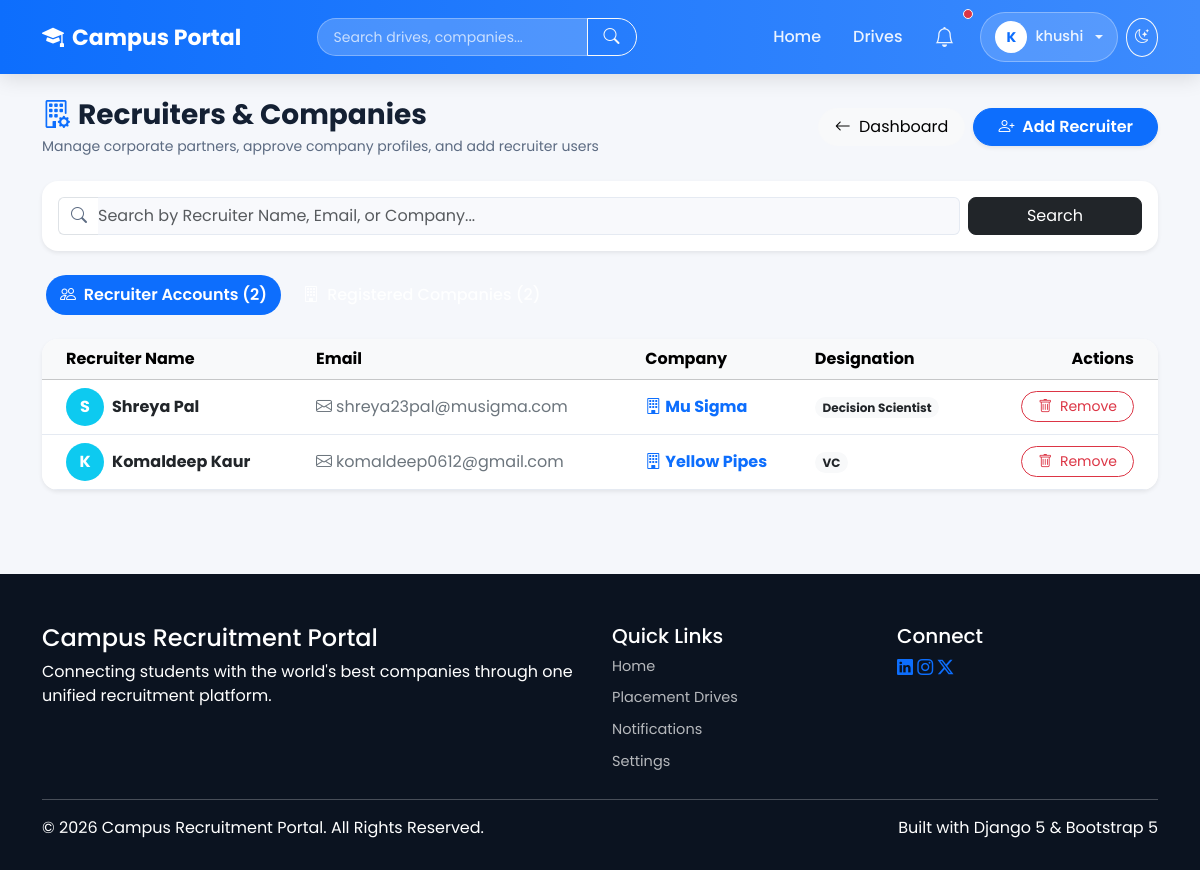
The app's page /placement/recruiters/ (signed in) with its own data.
### accounts/models.py (models this page shows, shortened)
class CustomUser(AbstractUser):
    ROLE_CHOICES = [
        ("student", "Student"),
        ("recruiter", "Recruiter"),
        ("placement_officer", "Placement Officer"),
    ]
    email = models.EmailField(unique=True)
    phone_number = models.CharField(
        max_length=15,
        blank=True
    )
    role = models.CharField(
        max_length=25,
        choices=ROLE_CHOICES,
        default="student",
    )
    objects = CustomUserManager()
    USERNAME_FIELD = "email"
    REQUIRED_FIELDS = ["username"]

### recruiters/models.py (models this page shows, shortened)
class RecruiterProfile(models.Model):
    user = models.OneToOneField(
        CustomUser,
        on_delete=models.CASCADE
    )
    company_name = models.CharField(max_length=150)
    designation = models.CharField(max_length=100)
    company_website = models.URLField(blank=True)

### placement/views.py (the view, shortened to what this page needs)
# urls.py: path("recruiters/", views.manage_recruiters, name="placement_manage_recruiters"),
@login_required
def manage_recruiters(request):
    recruiters = RecruiterProfile.objects.select_related("user").order_by("-id")
    companies = Company.objects.select_related("recruiter").order_by("-id")
    search_query = request.GET.get("search", "")
    context = {
        "recruiters": recruiters,
        "companies": companies,
        "search_query": search_query,
    }
    return render(request, "placement/recruiters.html", context)

### templates/placement/recruiters.html (shortened to what this page needs)
{% extends "base.html" %}
{% block content %}
<div class="container py-4">
    <div class="d-flex flex-column flex-md-row align-items-md-center justify-content-between mb-4">
        <div>
            <h3 class="fw-bold mb-1"><i class="bi bi-building-gear text-primary me-2"></i>Recruiters & Companies</h3>
            <p class="text-muted small mb-0">Manage corporate partners, approve company profiles, and add recruiter users</p>
        </div>
        <div class="mt-3 mt-md-0 d-flex gap-2">
            <a href="{% url 'placement_dashboard' %}" class="btn btn-light rounded-pill px-3">
                <i class="bi bi-arrow-left me-1"></i> Dashboard
            </a>
            <a href="{% url 'placement_add_recruiter' %}" class="btn btn-primary rounded-pill px-4 shadow-sm fw-semibold">
                <i class="bi bi-person-plus me-1"></i> Add Recruiter
            </a>
        </div>
    </div>
    <div class="card border-0 shadow-sm rounded-4 p-3 bg-white mb-4">
        <form method="GET" class="row g-2 align-items-center">
            <div class="col-md-10">
                <div class="input-group">
                    <span class="input-group-text bg-transparent border-end-0"><i class="bi bi-search text-muted"></i></span>
                    <input type="text" name="search" class="form-control border-start-0 ps-0" placeholder="Search by Recruiter Name, Email, or Company..." value="{{ search_query }}">
                </div>
            </div>
            <div class="col-md-2 d-grid">
                <button type="submit" class="btn btn-dark rounded-3">Search</button>
            </div>
        </form>
    </div>
    <ul class="nav nav-pills mb-4" id="pills-tab" role="tablist">
        <li class="nav-item" role="presentation">
            <button class="nav-link active rounded-pill px-4" id="pills-recruiters-tab" data-bs-toggle="pill" data-bs-target="#pills-recruiters" type="button">
                <i class="bi bi-people me-1"></i> Recruiter Accounts ({{ recruiters.count }})
            </button>
        </li>
        <li class="nav-item" role="presentation">
            <button class="nav-link rounded-pill px-4 ms-2" id="pills-companies-tab" data-bs-toggle="pill" data-bs-target="#pills-companies" type="button">
                <i class="bi bi-building me-1"></i> Registered Companies ({{ companies.count }})
            </button>
        </li>
    </ul>
    <div class="tab-content" id="pills-tabContent">
        <div class="tab-pane fade show active" id="pills-recruiters" role="tabpanel">
            {% if recruiters %}
            <div class="card border-0 shadow-sm rounded-4 bg-white overflow-hidden">
                <div class="table-responsive">
                    <table class="table table-hover align-middle mb-0">
                        <thead class="table-light">
                            <tr>
                                <th class="ps-4">Recruiter Name</th>
                                <th>Email</th>
                                <th>Company</th>
                                <th>Designation</th>
                                <th class="text-end pe-4">Actions</th>
                            </tr>
                        </thead>
                        <tbody>
                            {% for recruiter in recruiters %}
                            <tr>
                                <td class="ps-4">
                                    <div class="d-flex align-items-center">
                                        <div class="avatar-sm bg-info text-white rounded-circle d-flex align-items-center justify-content-center me-2 fw-bold" style="width:38px;height:38px;">
                                            {{ recruiter.user.first_name|default:recruiter.user.username|first|upper }}
                                        </div>
                                        <div class="fw-bold text-dark">{{ recruiter.user.get_full_name|default:recruiter.user.username }}</div>
                                    </div>
                                </td>
                                <td><span class="text-secondary"><i class="bi bi-envelope me-1"></i>{{ recruiter.user.email }}</span></td>
                                <td><span class="fw-bold text-primary"><i class="bi bi-building me-1"></i>{{ recruiter.company_name }}</span></td>
                                <td><span class="badge bg-light text-dark rounded-pill">{{ recruiter.designation }}</span></td>
                                <td class="text-end pe-4">
                                    <a href="{% url 'placement_delete_recruiter' recruiter.id %}" class="btn btn-sm btn-outline-danger rounded-pill px-3">
                                        <i class="bi bi-trash me-1"></i> Remove
                                    </a>
                                </td>
                            </tr>
                            {% endfor %}
                        </tbody>
                    </table>
                </div>
            </div>
            {% else %}
            <div class="card border-0 shadow-sm rounded-4 p-5 text-center bg-white">
                <p class="text-muted mb-0">No recruiters found.</p>
            </div>
            {% endif %}
        </div>
    </div>
</div>
{% endblock %}

### templates/base.html (shortened to what this page needs)
<!DOCTYPE html>
<html lang="en">
<head>
<link href="https://cdn.jsdelivr.net/npm/bootstrap@5.3.3/dist/css/bootstrap.min.css" rel="stylesheet">
<link rel="stylesheet" href="https://cdn.jsdelivr.net/npm/bootstrap-icons@1.11.3/font/bootstrap-icons.min.css">
</head>
<body>
<nav class="navbar navbar-expand-lg sticky-top">
<div class="container">
    <a class="navbar-brand" href="/"><i class="bi bi-mortarboard-fill"></i> Campus Portal</a>
    <div class="collapse navbar-collapse" id="nav">
        <form action="{% url 'global_search' %}" method="GET" class="d-flex mx-auto my-2 my-lg-0" style="max-width: 320px; width: 100%;">
            <div class="input-group">
                <input type="text" name="q" class="form-control nav-search-input" placeholder="Search drives, companies..." value="{{ request.GET.q }}">
                <button class="btn btn-outline-light rounded-end-pill px-3" type="submit"><i class="bi bi-search"></i></button>
            </div>
        </form>
        <ul class="navbar-nav ms-auto align-items-lg-center">
            <li class="nav-item">
                <a class="nav-link {% if request.resolver_match.url_name == 'home' %}active{% endif %}" href="/">Home</a>
            </li>
            <li class="nav-item">
                <a class="nav-link" href="{% url 'placement_drives' %}">Drives</a>
            </li>
            {% if user.is_authenticated %}
                <li class="nav-item me-2">
                    <a class="nav-link position-relative" href="{% url 'notifications_list' %}" title="Notifications">
                        <i class="bi bi-bell fs-5"></i>
                        {% if user.notifications.filter.is_read.count > 0 or user.notifications.count > 0 %}
                            <span class="position-absolute top-0 start-100 translate-middle p-1 bg-danger border border-light rounded-circle"></span>
                        {% endif %}
                    </a>
                </li>
                <li class="nav-item dropdown">
                    <a class="nav-link user-menu-toggle dropdown-toggle" href="#" role="button" data-bs-toggle="dropdown">
                        <span class="user-avatar-circle">{{ user.first_name|default:user.username|first|upper }}</span>
                        <span>{{ user.first_name|default:user.username }}</span>
                    </a>
                </li>
            {% endif %}
            <li class="nav-item ms-lg-2 mt-2 mt-lg-0">
                <button onclick="toggleTheme()" class="btn btn-sm btn-outline-light rounded-circle p-2" id="themeToggleBtn" title="Toggle Theme" aria-label="Toggle theme">
                    <i class="bi bi-moon-stars"></i>
                </button>
            </li>
        </ul>
    </div>
</div>
</nav>
<main>
{% block content %}
{% endblock %}
</main>
<footer>
<div class="container">
    <div class="row">
        <div class="col-md-6 mb-4 mb-md-0">
            <h4>Campus Recruitment Portal</h4>
            <p>Connecting students with the world's best companies through one unified recruitment platform.</p>
        </div>
        <div class="col-md-3 mb-4 mb-md-0">
            <h5>Quick Links</h5>
            <a href="/" class="footer-link">Home</a>
            <a href="{% url 'placement_drives' %}" class="footer-link">Placement Drives</a>
            <a href="{% url 'notifications_list' %}" class="footer-link">Notifications</a>
            <a href="{% url 'user_settings' %}" class="footer-link">Settings</a>
        </div>
        <div class="col-md-3">
            <h5>Connect</h5>
            <div>
                <a href="#" class="social-icon"><i class="bi bi-linkedin"></i></a>
                <a href="#" class="social-icon"><i class="bi bi-instagram"></i></a>
                <a href="#" class="social-icon"><i class="bi bi-twitter-x"></i></a>
            </div>
        </div>
    </div>
    <hr>
    <div class="d-flex flex-column flex-md-row justify-content-between align-items-center">
        <p class="footer-bottom mb-0">© 2026 Campus Recruitment Portal. All Rights Reserved.</p>
        <p class="footer-bottom mb-0">Built with Django 5 & Bootstrap 5</p>
    </div>
</div>
</footer>
</body>
</html>

### templates/base.html (style rules this page uses)
:root { --brand-blue: #0d6efd; --brand-blue-light: #3d8bfd; --brand-dark: #0b1320; --text-muted: #5c6b82; --bg-soft: #f5f7fb; --surface: #ffffff; --surface-2: #f8f9fc; --border-color: #e5eaf2; --text-color: #142033; --radius-lg: 20px; --radius-md: 14px; }
body { font-family: 'Poppins', sans-serif; background: var(--bg-soft); color: var(--text-color); display: flex; flex-direction: column; min-height: 100vh; transition: background-color 0.3s ease, color 0.3s ease; }
main { flex: 1; }
a { color: var(--brand-blue); }
.card, .list-group-item, .table, .form-control, .form-select, .alert { border-color: var(--border-color); }
.card { background: var(--surface); color: var(--text-color); border: 1px solid var(--border-color); border-radius: var(--radius-lg); box-shadow: 0 10px 30px rgba(0, 0, 0, 0.06); }
.form-control, .form-select, .form-control:focus, .form-select:focus { background: var(--surface-2); color: var(--text-color); border-color: var(--border-color); }
.text-muted { color: var(--text-muted) !important; }
.navbar { background: linear-gradient(90deg, var(--brand-blue), var(--brand-blue-light)); box-shadow: 0 4px 20px rgba(0, 0, 0, .12); padding: 12px 0; }
.navbar-brand { font-size: 22px; font-weight: 700; color: #fff !important; display: flex; align-items: center; gap: 8px; }
.nav-link { color: rgba(255, 255, 255, .9) !important; font-weight: 500; margin-left: 4px; padding: 8px 14px !important; border-radius: 30px; transition: .25s; }
.nav-link.active { background: rgba(255, 255, 255, .22); color: #fff !important; font-weight: 600; }
.nav-search-input { background: rgba(255, 255, 255, 0.2); border: 1px solid rgba(255, 255, 255, 0.3); color: #fff; border-radius: 30px; padding: 6px 16px; font-size: 14px; }
.nav-search-input::placeholder { color: rgba(255, 255, 255, 0.7); }
.user-menu-toggle { display: flex; align-items: center; gap: 8px; background: rgba(255, 255, 255, .15); border: 1px solid rgba(255, 255, 255, .3); color: #fff; border-radius: 30px; padding: 5px 14px 5px 5px; font-weight: 500; font-size: 14.5px; }
.user-avatar-circle { width: 32px; height: 32px; border-radius: 50%; background: #fff; color: var(--brand-blue); font-weight: 700; display: flex; align-items: center; justify-content: center; font-size: 14px; }
footer { background: var(--brand-dark); color: #fff; padding: 50px 0 30px; margin-top: 60px; }
footer .footer-link { color: rgba(255, 255, 255, .7); text-decoration: none; display: block; margin-bottom: 10px; font-size: 14.5px; transition: .2s; }

### records on screen
CustomUser: first_name|first "K", first_name "khushi"
RecruiterProfile: user.first_name|first "S", user.get_full_name "Shreya Pal", user.email "shreya23pal@musigma.com", company_name "Mu Sigma", designation "Decision Scientist"
RecruiterProfile: user.first_name|first "K", user.get_full_name "Komaldeep Kaur", user.email "komaldeep0612@gmail.com", company_name "Yellow Pipes", designation "VC"

### other values on screen
{{ recruiters.count }} "2"
